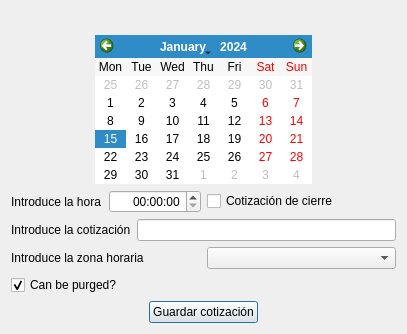
<?xml version="1.0" encoding="UTF-8"?>
<ui version="4.0">
 <class>frmQuotesIBM</class>
 <widget class="QDialog" name="frmQuotesIBM">
  <property name="geometry">
   <rect>
    <x>0</x>
    <y>0</y>
    <width>407</width>
    <height>321</height>
   </rect>
  </property>
  <property name="windowTitle">
   <string>Añade una cotización manualmente</string>
  </property>
  <layout class="QHBoxLayout" name="horizontalLayout_6">
   <item>
    <layout class="QVBoxLayout" name="verticalLayout_2">
     <item>
      <widget class="QLabel" name="lblInversion">
       <property name="font">
        <font>
         <pointsize>12</pointsize>
        </font>
       </property>
       <property name="styleSheet">
        <string notr="true">color: rgb(0, 192, 0);</string>
       </property>
       <property name="alignment">
        <set>Qt::AlignCenter</set>
       </property>
      </widget>
     </item>
     <item>
      <layout class="QVBoxLayout" name="verticalLayout">
       <item>
        <layout class="QHBoxLayout" name="horizontalLayout_5">
         <item>
          <spacer name="horizontalSpacer">
           <property name="orientation">
            <enum>Qt::Horizontal</enum>
           </property>
           <property name="sizeHint" stdset="0">
            <size>
             <width>40</width>
             <height>20</height>
            </size>
           </property>
          </spacer>
         </item>
         <item>
          <widget class="QCalendarWidget" name="calendar">
           <property name="firstDayOfWeek">
            <enum>Qt::Monday</enum>
           </property>
           <property name="verticalHeaderFormat">
            <enum>QCalendarWidget::NoVerticalHeader</enum>
           </property>
           <property name="dateEditEnabled">
            <bool>false</bool>
           </property>
          </widget>
         </item>
         <item>
          <spacer name="horizontalSpacer_2">
           <property name="orientation">
            <enum>Qt::Horizontal</enum>
           </property>
           <property name="sizeHint" stdset="0">
            <size>
             <width>40</width>
             <height>20</height>
            </size>
           </property>
          </spacer>
         </item>
        </layout>
       </item>
       <item>
        <layout class="QHBoxLayout" name="horizontalLayout_3">
         <item>
          <layout class="QHBoxLayout" name="timeLayout">
           <item>
            <widget class="QLabel" name="label_2">
             <property name="text">
              <string>Introduce la hora</string>
             </property>
            </widget>
           </item>
           <item>
            <widget class="QTimeEdit" name="txtTime">
             <property name="alignment">
              <set>Qt::AlignRight|Qt::AlignTrailing|Qt::AlignVCenter</set>
             </property>
            </widget>
           </item>
          </layout>
         </item>
         <item>
          <widget class="QCheckBox" name="chkNone">
           <property name="text">
            <string>Cotización de cierre</string>
           </property>
          </widget>
         </item>
        </layout>
       </item>
       <item>
        <layout class="QHBoxLayout" name="horizontalLayout">
         <item>
          <widget class="QLabel" name="label">
           <property name="text">
            <string>Introduce la cotización</string>
           </property>
          </widget>
         </item>
         <item>
          <widget class="myQLineEdit" name="txtQuote"/>
         </item>
        </layout>
       </item>
       <item>
        <layout class="QHBoxLayout" name="horizontalLayout_2">
         <item>
          <widget class="QLabel" name="label_3">
           <property name="text">
            <string>Introduce la zona horaria</string>
           </property>
          </widget>
         </item>
         <item>
          <widget class="QComboBox" name="cmbZone"/>
         </item>
        </layout>
       </item>
       <item>
        <widget class="QCheckBox" name="chkCanBePurged">
         <property name="text">
          <string>Can be purged?</string>
         </property>
         <property name="checked">
          <bool>true</bool>
         </property>
        </widget>
       </item>
       <item>
        <layout class="QHBoxLayout" name="horizontalLayout_4">
         <item>
          <spacer name="horizontalSpacer_3">
           <property name="orientation">
            <enum>Qt::Horizontal</enum>
           </property>
           <property name="sizeHint" stdset="0">
            <size>
             <width>40</width>
             <height>20</height>
            </size>
           </property>
          </spacer>
         </item>
         <item>
          <widget class="QPushButton" name="cmd">
           <property name="text">
            <string>Guardar cotización</string>
           </property>
          </widget>
         </item>
         <item>
          <spacer name="horizontalSpacer_4">
           <property name="orientation">
            <enum>Qt::Horizontal</enum>
           </property>
           <property name="sizeHint" stdset="0">
            <size>
             <width>40</width>
             <height>20</height>
            </size>
           </property>
          </spacer>
         </item>
        </layout>
       </item>
      </layout>
     </item>
    </layout>
   </item>
  </layout>
 </widget>
 <customwidgets>
  <customwidget>
   <class>myQLineEdit</class>
   <extends>QLineEdit</extends>
   <header location="global">myqlineedit</header>
  </customwidget>
 </customwidgets>
 <tabstops>
  <tabstop>txtQuote</tabstop>
  <tabstop>cmd</tabstop>
  <tabstop>calendar</tabstop>
  <tabstop>txtTime</tabstop>
  <tabstop>chkNone</tabstop>
  <tabstop>cmbZone</tabstop>
 </tabstops>
 <resources/>
 <connections/>
</ui>
